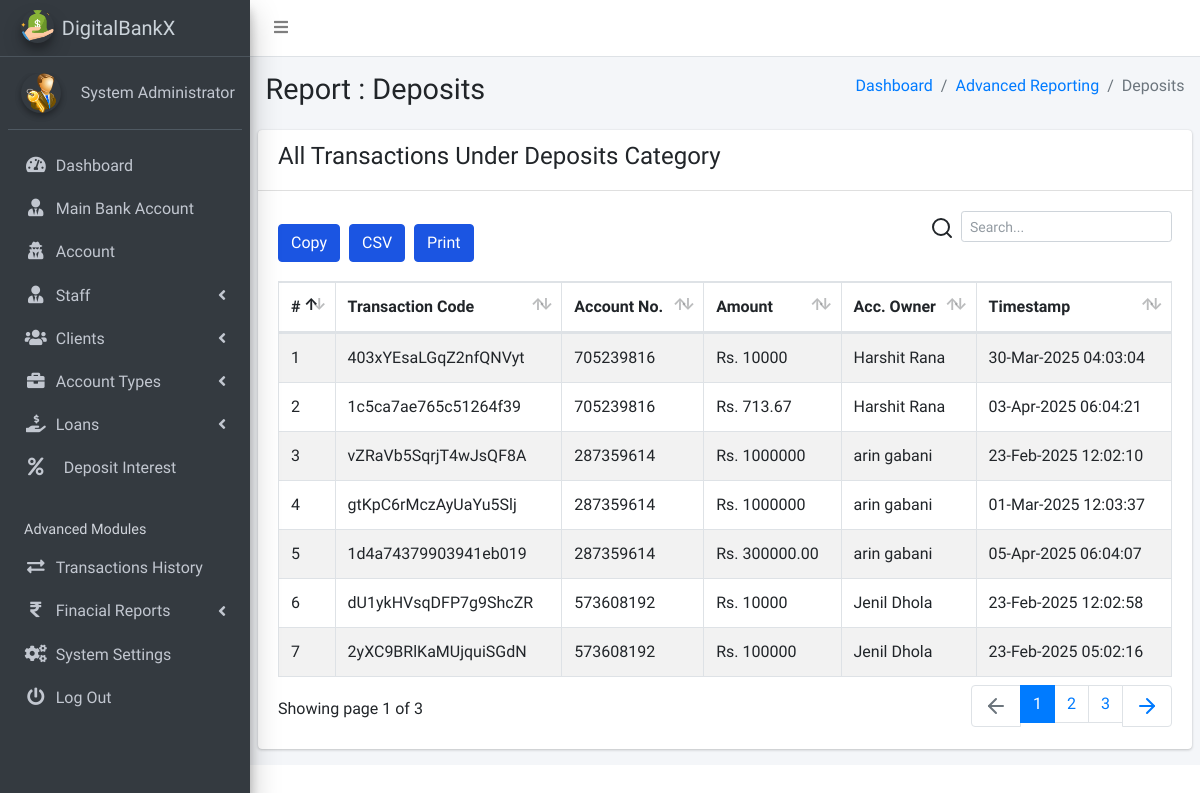
Page /admin/pages_financial_reporting_deposits.php (signed in) on the committed database.
### tables this page shows
CREATE TABLE `ib_systemsettings` (
  `id` int(20) NOT NULL,
  `sys_name` longtext NOT NULL,
  `sys_tagline` longtext NOT NULL,
  `sys_logo` varchar(200) NOT NULL,
  `is_active` tinyint(1) NOT NULL DEFAULT 1
);

CREATE TABLE `ib_admin` (
  `admin_id` int(11) NOT NULL,
  `name` varchar(200) NOT NULL,
  `email` varchar(200) NOT NULL,
  `number` varchar(200) NOT NULL,
  `password` varchar(200) NOT NULL,
  `profile_pic` varchar(200) NOT NULL,
  `is_active` tinyint(1) NOT NULL DEFAULT 1,
  `otp` varchar(6) DEFAULT NULL,
  `otp_expiry` datetime DEFAULT NULL
);

CREATE TABLE `ib_transactions` (
  `tr_id` int(20) NOT NULL,
  `tr_code` varchar(200) NOT NULL,
  `account_id` int(20) NOT NULL,
  `tr_type` varchar(200) NOT NULL,
  `tr_status` varchar(200) NOT NULL,
  `client_id` int(10) UNSIGNED NOT NULL,
  `transaction_amt` varchar(200) NOT NULL,
  `receiving_acc_no` varchar(200) DEFAULT NULL,
  `created_at` timestamp(6) NOT NULL DEFAULT current_timestamp(6) ON UPDATE current_timestamp(6),
  `is_active` tinyint(1) NOT NULL DEFAULT 1
);

CREATE TABLE `ib_bankaccounts` (
  `account_id` int(20) NOT NULL,
  `acc_name` varchar(200) NOT NULL,
  `account_number` varchar(200) NOT NULL,
  `acc_type_id` int(11) DEFAULT NULL,
  `acc_amount` decimal(10,2) NOT NULL,
  `client_id` int(10) UNSIGNED DEFAULT NULL,
  `created_at` timestamp(6) NOT NULL DEFAULT current_timestamp(6) ON UPDATE current_timestamp(6),
  `is_active` tinyint(1) NOT NULL DEFAULT 1
);

CREATE TABLE `ib_clients` (
  `client_id` int(10) UNSIGNED NOT NULL,
  `name` varchar(200) NOT NULL,
  `phone` varchar(200) NOT NULL,
  `address` varchar(200) NOT NULL,
  `email` varchar(200) NOT NULL,
  `aadhar_number` varchar(12) NOT NULL,
  `pan_number` varchar(10) NOT NULL,
  `password` varchar(200) NOT NULL,
  `profile_pic` varchar(200) NOT NULL,
  `client_number` varchar(200) NOT NULL,
  `is_active` tinyint(1) NOT NULL DEFAULT 1,
  `otp` varchar(10) DEFAULT NULL,
  `otp_expiry` datetime DEFAULT NULL
);

### admin/pages_financial_reporting_deposits.php (the view, shortened to what this page needs)
<?php
include('conf/checklogin.php');
?>
<!DOCTYPE html>
<html>
<?php include("dist/_partials/head.php"); ?>
<body class="hold-transition sidebar-mini layout-fixed layout-navbar-fixed">
  <div class="wrapper">
    <?php include("dist/_partials/nav.php"); ?>
    <?php include("dist/_partials/sidebar.php"); ?>
    <div class="content-wrapper">
      <section class="content-header">
        <div class="container-fluid">
          <div class="row mb-2">
            <div class="col-sm-6">
              <h1>Report : Deposits</h1>
            </div>
            <div class="col-sm-6">
              <ol class="breadcrumb float-sm-right">
                <li class="breadcrumb-item"><a href="pages_dashboard.php">Dashboard</a></li>
                <li class="breadcrumb-item"><a href="pages_financial_reporting_deposits.php">Advanced Reporting</a></li>
                <li class="breadcrumb-item active">Deposits</li>
              </ol>
            </div>
          </div>
        </div>
      </section>
      <section class="content">
        <div class="row">
          <div class="col-12">
            <div class="card">
              <div class="card-header">
                <h4>All Transactions Under Deposits Category</h4>
              </div>
              <div class="card-body">
                <table id="export" class="table table-hover table-bordered table-striped">
                  <thead>
                    <tr>
                      <th>#</th>
                      <th>Transaction Code</th>
                      <th>Account No.</th>
                      <th>Amount</th>
                      <th>Acc. Owner</th>
                      <th>Timestamp</th>
                    </tr>
                  </thead>
                  <tbody>
                    <?php
                    $ret = "SELECT t.tr_id, t.tr_code, t.tr_type, b.account_number, t.transaction_amt, c.name AS client_name, t.created_at
FROM ib_transactions t
JOIN ib_bankaccounts b ON t.account_id = b.account_id
JOIN ib_clients c ON t.client_id = c.client_id
WHERE t.tr_type = 'Deposit';
";
                    $stmt = $mysqli->prepare($ret);
                    $stmt->execute();
                    $res = $stmt->get_result();
                    $cnt = 1;
                    while ($row = $res->fetch_object()) {
                      $transTstamp = $row->created_at;
                    ?>
                      <tr>
                        <td><?php echo $cnt; ?></td>
                        <td><?php echo $row->tr_code; ?></a></td>
                        <td><?php echo $row->account_number; ?></td>
                        <td>Rs. <?php echo $row->transaction_amt; ?></td>
                        <td><?php echo $row->client_name; ?></td>
                        <td><?php echo date("d-M-Y h:m:s ", strtotime($transTstamp)); ?></td>
                      </tr>
                    <?php $cnt = $cnt + 1;
                    } ?>
                </table>
              </div>
            </div>
          </div>
        </div>
      </section>
    </div>
  </div>
</body>
</html>

### admin/dist/_partials/sidebar.php (shortened to what this page needs)
<aside class="main-sidebar sidebar-dark-primary elevation-4">
    <?php
    $admin_id = $_SESSION['admin_id'];
    $query = "SELECT * FROM iB_admin WHERE admin_id = ?";
    $stmt = $mysqli->prepare($query);
    $stmt->bind_param('i', $admin_id);
    $stmt->execute();
    $res = $stmt->get_result();
    while ($row = $res->fetch_object()) {
        $profile_picture = $row->profile_pic
            ? "<img src='../admin/dist/img/$row->profile_pic' class='img-fluid rounded-circle elevation-2' alt='User Image' style='width: 40px; height: 40px; object-fit: cover;'>"
            : "<img src='../admin/dist/img/user_icon.png' class='img-fluid rounded-circle elevation-2' alt='User Image' style='width: 40px; height: 40px; object-fit: cover;'>";
        $sys_query = "SELECT * FROM iB_SystemSettings";
        $stmt = $mysqli->prepare($sys_query);
        $stmt->execute();
        $sys_res = $stmt->get_result();
        while ($sys = $sys_res->fetch_object()) {
            ?>
            <a href="pages_dashboard.php" class="brand-link text-light">
                <img src="dist/img/<?php echo $sys->sys_logo; ?>" alt="Logo" class="brand-image img-circle elevation-3">
                <span class="brand-text font-weight-light"><?php echo $sys->sys_name; ?></span>
            </a>
            <div class="sidebar">
                <div class="user-panel mt-3 pb-3 mb-3 d-flex align-items-center">
                    <div class="image"><?php echo $profile_picture; ?></div>
                    <div class="info">
                        <a href="#" class="d-block"><?php echo $row->name; ?></a>
                    </div>
                </div>
                <nav class="mt-2">
                    <ul class="nav nav-pills nav-sidebar flex-column" data-widget="treeview" role="menu">
                        <li class="nav-item">
                            <a href="pages_dashboard.php" class="nav-link">
                                <i class="nav-icon fas fa-tachometer-alt"></i>
                                <p>Dashboard</p>
                            </a>
                        </li>
   <li class="nav-item">
            <a href="pages_bank_main_account.php" class="nav-link">
              <i class="nav-icon fas fa-user-tie"></i>
              <p>Main Bank Account</p>
            </a>
          </li>
                        <li class="nav-item">
                            <a href="pages_account.php" class="nav-link">
                                <i class="nav-icon fas fa-user-secret"></i>
                                <p>Account</p>
                            </a>
                        </li>
                        <li class="nav-item has-treeview">
                            <a href="#" class="nav-link">
                                <i class="nav-icon fas fa-user-tie"></i>
                                <p>Staff <i class="fas fa-angle-left right"></i></p>
                            </a>
                        </li>
                        <li class="nav-item has-treeview">
                            <a href="#" class="nav-link">
                                <i class="nav-icon fas fa-users"></i>
                                <p>Clients <i class="fas fa-angle-left right"></i></p>
                            </a>
                        </li>
                        <li class="nav-item has-treeview">
                            <a href="#" class="nav-link">
                                <i class="nav-icon fas fa-briefcase"></i>
                                <p>Account Types <i class="fas fa-angle-left right"></i></p>
                            </a>
                        </li>
                        <li class="nav-item has-treeview">
                            <a href="#" class="nav-link">
                                <i class="nav-icon fas fa-hand-holding-usd"></i>
                                <p>
                                    Loans
                                    <i class="fas fa-angle-left right"></i>
                                </p>
                            </a>
                        </li>
                        <li class="nav-item">
                            <a href="deposit_interest.php" class="nav-link">
                                <i class="nav-icon fas fa-percent"></i>
                                <p class="ml-2">Deposit Interest</p>
                            </a>
                        </li>
                        <li class="nav-header">Advanced Modules</li>
                        <li class="nav-item">
                            <a href="pages_transactions_engine.php" class="nav-link">
                                <i class="nav-icon fas fa-exchange-alt"></i>
                                <p>Transactions History</p>
                            </a>
                        </li>
                        <li class="nav-item has-treeview">
                            <a href="#" class="nav-link">
                                <i class="nav-icon fas fas fa-rupee-sign"></i>
                                <p>
                                    Finacial Reports
                                    <i class="fas fa-angle-left right"></i>
                                </p>
                            </a>
                        </li>
                        <li class="nav-item">
                            <a href="pages_system_settings.php" class="nav-link">
                                <i class="nav-icon fas fa-cogs"></i>
                                <p>System Settings</p>
                            </a>
                        </li>
                        <li class="nav-item">
                            <a href="pages_logout.php" class="nav-link">
                                <i class="nav-icon fas fa-power-off"></i>
                                <p>Log Out</p>
                            </a>
                        </li>
                    </ul>
                </nav>
            </div>
        </aside>
    <?php }
    } ?>

### admin/dist/_partials/sidebar.php (style rules this page uses)
.user-panel .info { text-align: left; }
.nav-sidebar .nav-item>a { text-align: left; padding-left: 10px; }
.user-panel .info { text-align: left; margin-left: 10px; }
.nav-sidebar .nav-item>a { text-align: left; padding-left: 15px; }

### rows in the picture
ib_admin: name "System Administrator"
ib_systemsettings: sys_logo (picture), sys_name "DigitalBankX", ib_admin.profile_pic (picture)
ib_transactions: tr_code "403xYEsaLGqZ2nfQNVyt", account.account_number "705239816", transaction_amt "10000", client.name "Harshit Rana", created_at "30-Mar-2025 04:03:04"
ib_transactions: tr_code "1c5ca7ae765c51264f39", account.account_number "705239816", transaction_amt "713.67", client.name "Harshit Rana", created_at "03-Apr-2025 06:04:21"
ib_transactions: tr_code "vZRaVb5SqrjT4wJsQF8A", account.account_number "287359614", transaction_amt "1000000", client.name "arin gabani", created_at "23-Feb-2025 12:02:10"
ib_transactions: tr_code "gtKpC6rMczAyUaYu5Slj", account.account_number "287359614", transaction_amt "1000000", client.name "arin gabani", created_at "01-Mar-2025 12:03:37"
ib_transactions: tr_code "1d4a74379903941eb019", account.account_number "287359614", transaction_amt "300000.00", client.name "arin gabani", created_at "05-Apr-2025 06:04:07"
ib_transactions: tr_code "dU1ykHVsqDFP7g9ShcZR", account.account_number "573608192", transaction_amt "10000", client.name "Jenil Dhola", created_at "23-Feb-2025 12:02:58"
ib_transactions: tr_code "2yXC9BRlKaMUjquiSGdN", account.account_number "573608192", transaction_amt "100000", client.name "Jenil Dhola", created_at "23-Feb-2025 05:02:16"
